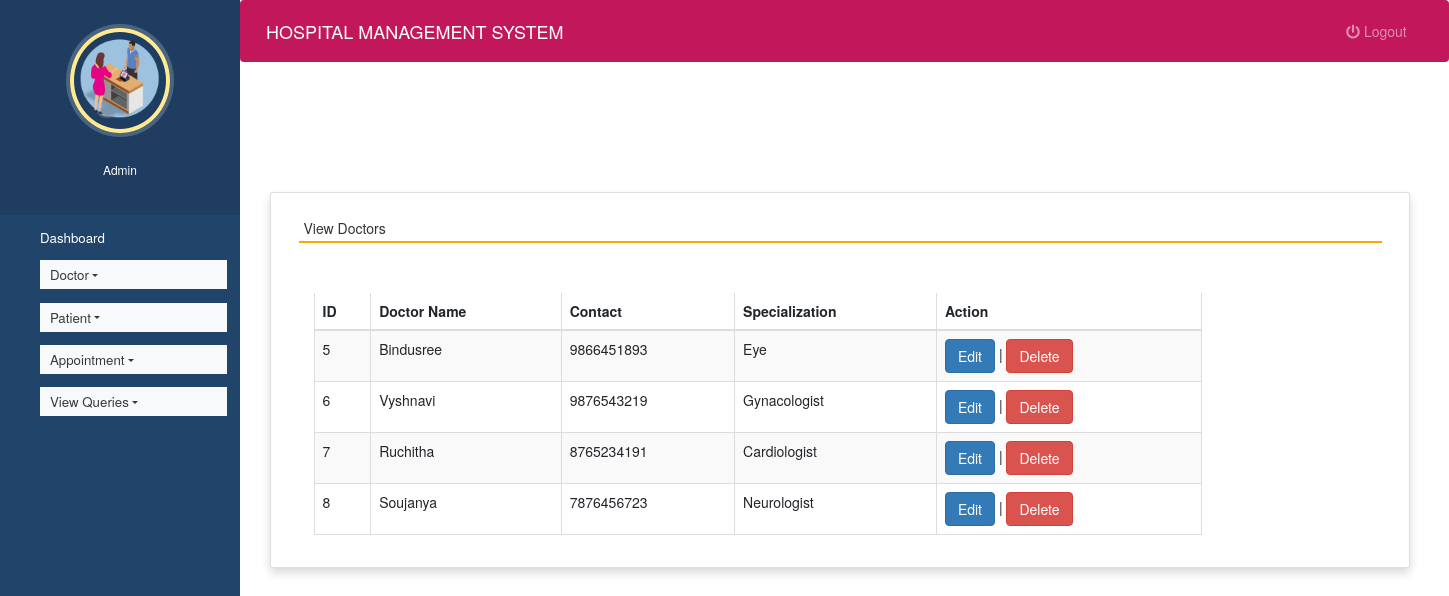
Page /view_doctor (signed in) on the committed database.
### hospitals/models.py (models this page shows, shortened)
class Doctor(models.Model):
    name = models.CharField(max_length=50)
    mobile = models.IntegerField()
    special = models.CharField(max_length=50)

### hospitals/views.py (the view)
# urls.py: path('view_doctor', view_doctor, name='view_doctor'),
def view_doctor(request):
    if not request.user.is_staff:
        return redirect('login')
    doc = Doctor.objects.all()
    d = {'doc':doc}
    return render(request,'view_doctor.html', d)

### hospitals/templates/view_doctor.html (shortened to what this page needs)
{% extends 'admin_nav.html' %}
{% load static %}
{% block content %}
<head>
 <link rel="stylesheet" href="https://maxcdn.bootstrapcdn.com/bootstrap/3.4.1/css/bootstrap.min.css">
  <link rel="stylesheet" href="https://cdnjs.cloudflare.com/ajax/libs/font-awesome/4.7.0/css/font-awesome.min.css">
  <link rel="stylesheet" href="https://use.fontawesome.com/releases/v5.6.3/css/all.css">
</head>
<br><br><br><br>
<div class="container card shadow m-5">
    <div class="card-body">
        <h5 class="p-2" style="border-bottom: 2px solid orange">View Doctors</h5>
		<div class="container mt-5">
			<div class="table-responsive">
		<table id="example" class="table table-striped table-bordered table-sm" style="width:80%">
			<thead>
				<tr>
					<th>ID</th>
					<th>Doctor Name</th>
					<th>Contact</th>
					<th>Specialization</th>
                    <th>Action</th>
				</tr>
			</thead>
			<tbody>
            {% for i in doc %}
			<tr>
				<td>{{i.id}}</td>
				<td>{{i.name}}</td>
				<td>{{i.mobile}}</td>
				<td>{{i.special}}</td>
				<td><a href="{% url 'edit_doctor' i.id %}" class="btn btn-primary">Edit</a> |
				<a href="{% url 'delete_doctor' i.id %}" onclick="return confirm('Are you ready to delete this record ?')" class="btn btn-danger">Delete</a></td>
			</tr>
			{% endfor %}
			</tbody>
		</table>
				</div>
	 </div>
	</div>
</div>
{% endblock content %}

### hospitals/templates/admin_nav.html (shortened to what this page needs)
<!DOCTYPE html>
{% load static %}
<html lang="en">
<head>
  <link rel="stylesheet" href="https://stackpath.bootstrapcdn.com/bootstrap/4.3.1/css/bootstrap.min.css">
  <link rel="stylesheet" href="https://maxcdn.bootstrapcdn.com/font-awesome/4.7.0/css/font-awesome.min.css">
  <link rel="stylesheet" href="{% static 'style.css' %}">
</head>
<body>
  <nav class="menu" tabindex="0">
    <header class="avatar">
      <img src="{% static 'images/h8.png' %}" />
      <br><br>
      <h6 style="color : white">Admin</h6>
    </header>
    <ul>
      <li tabindex="0" class="icon-dashboard"> <a style="color:white; text-decoration:none;" href="{% url 'admin_home' %}"><span>Dashboard</span></a> </li>
      <li tabindex="0" class="nav-item dropdown icon-customers">
        <a href="" class="nav-link dropdown-toggle text-dark bg-light" id="navbardrop"
				data-toggle="dropdown" style="color:white; text-decoration:none;"> Doctor</a>
      </li>
      <li tabindex="0" class="nav-item dropdown icon-users">
        <a href="" class="nav-link dropdown-toggle text-dark bg-light" id="navbardrop"
				data-toggle="dropdown" style="color:white; text-decoration:none;"> Patient</a>
      </li>
      <li tabindex="0" class="nav-item dropdown icon-calendar">
        <a href="" class="nav-link dropdown-toggle text-dark bg-light" id="navbardrop"
				data-toggle="dropdown" style="color:white; text-decoration:none;"> Appointment</a>
      </li>
        <li tabindex="0" class="nav-item dropdown icon-calendar">
        <a href="" class="nav-link dropdown-toggle text-dark bg-light" id="navbardrop"
				data-toggle="dropdown" style="color:white; text-decoration:none;"> View Queries</a>
      </li>
    </ul>
  </nav>
  <main>
    <div class="bs-example">
      <nav class="navbar navbar-expand-md  navbar-dark fixed-top" style="background:#c2185b;">
        <a href="#" class="navbar-brand">HOSPITAL MANAGEMENT SYSTEM</a>
        <div class="collapse navbar-collapse justify-content-between" id="navbarCollapse">
          <div class="navbar-nav" style=" margin-left: 90%;">
            <a href="{% url 'logout' %}" class="nav-item nav-link"><i class="fas fa-power-off"></i> Logout</a>
          </div>
        </div>
      </nav>
    </div>
    {% block content %}
    {% endblock content %}
  </main>
</body>
</html>

### hospitals/static/style.css (style rules this page uses)
body { padding-left: 240px; }
main { position: relative; height: 100vh; }
.menu { background: #21446B; height: 100vh; width: 240px; position: fixed; top: 0px; left: 0; z-index: 5; outline: none; }
.menu .avatar { background: rgba(0, 0, 0, 0.1); padding: 2em 0.5em; text-align: center; }
.menu .avatar img { width: 100px; border-radius: 50%; overflow: hidden; border: 4px solid #ffea92; box-shadow: 0 0 0 4px rgba(255, 255, 255, 0.2); }
.menu ul { list-style: none; padding: 0.5em 0; margin: 0; }
.menu ul li { padding: 0.5em 1em 0.5em 3em; font-size: 0.95em; font-weight: regular; background-repeat: no-repeat; background-position: left 15px center; background-size: auto 20px; transition: all 0.15s linear; cursor: pointer; }
.menu ul li.icon-dashboard { background-image: url("http://www.entypo.com/images//gauge.svg"); }
.menu ul li.icon-customers { background-image: url("http://www.entypo.com/images//briefcase.svg"); }
.menu ul li.icon-users { background-image: url("http://www.entypo.com/images//users.svg"); }
.menu ul li.icon-calendar { background-image: url("http://www.entypo.com/images//calendar.svg"); }

### hospitals/templates/admin_nav.html (style rules this page uses)
a:link { text-decoration: none; }
a { color: white; }
body { padding-left: 240px; }
main { position: relative; height: 100vh; }
.menu { background: #21446B; height: 100vh; width: 240px; position: fixed; top: 0px; left: 0; z-index: 5; outline: none; }
.menu .avatar { background: rgba(0, 0, 0, 0.1); padding: 2em 0.5em; text-align: center; }
.menu .avatar img { width: 100px; border-radius: 50%; overflow: hidden; border: 4px solid #ffea92; box-shadow: 0 0 0 4px rgba(255, 255, 255, 0.2); }
.menu ul { list-style: none; padding: 0.5em 0; margin: 0; }
.menu ul li { padding: 0.5em 1em 0.5em 3em; font-size: 0.95em; font-weight: regular; background-repeat: no-repeat; background-position: left 15px center; background-size: auto 20px; transition: all 0.15s linear; cursor: pointer; }
.menu ul li.icon-dashboard { background-image: url("http://www.entypo.com/images//gauge.svg"); }
.menu ul li.icon-customers { background-image: url("http://www.entypo.com/images//briefcase.svg"); }
.menu ul li.icon-users { background-image: url("http://www.entypo.com/images//users.svg"); }
.menu ul li.icon-calendar { background-image: url("http://www.entypo.com/images//calendar.svg"); }

### rows in the picture
Doctor: id "5", name "Bindusree", mobile "9866451893", special "Eye"
Doctor: id "6", name "Vyshnavi", mobile "9876543219", special "Gynacologist"
Doctor: id "7", name "Ruchitha", mobile "8765234191", special "Cardiologist"
Doctor: id "8", name "Soujanya", mobile "7876456723", special "Neurologist"
